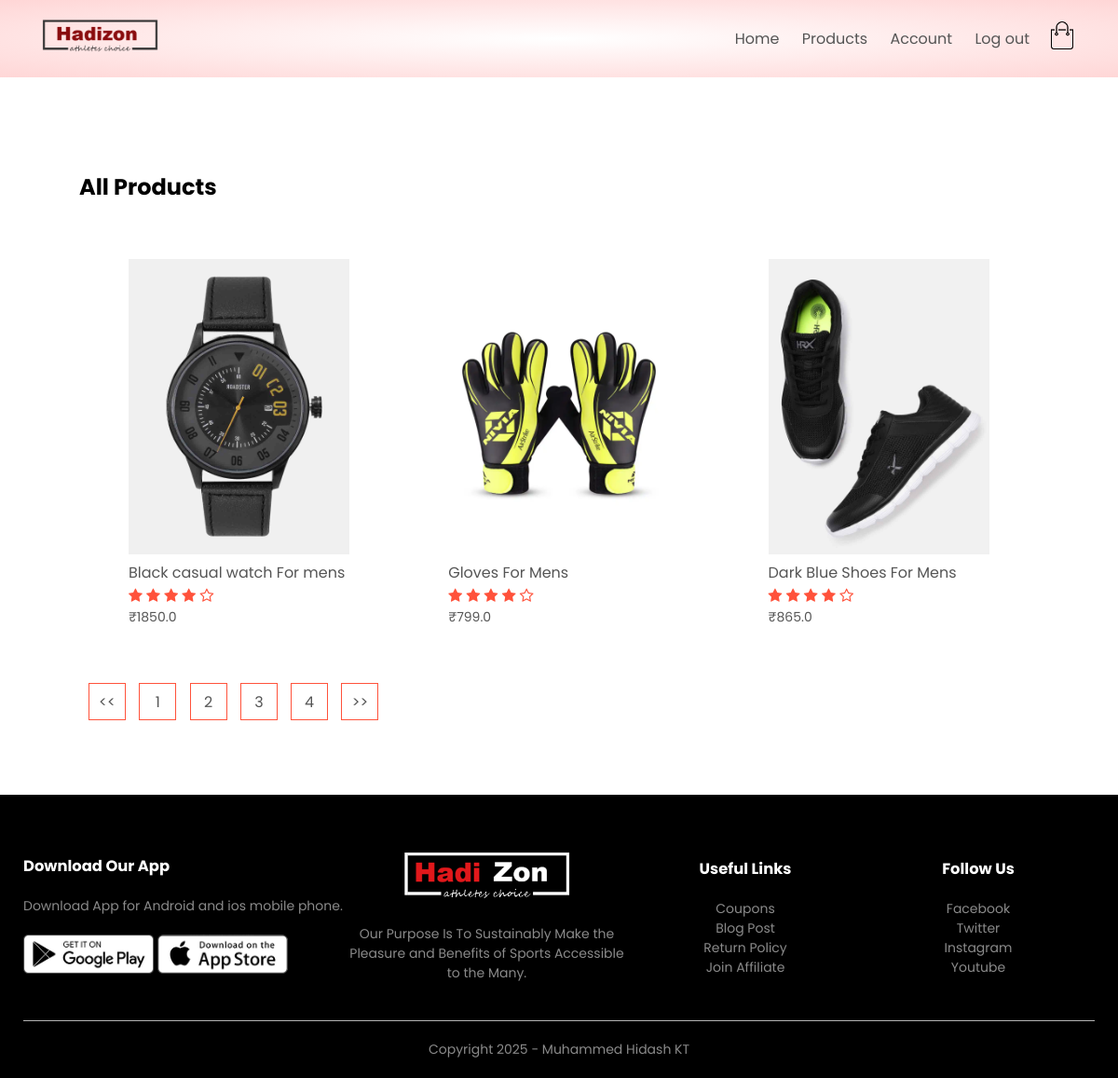
The app's page /product_list/?page=2 with its own data.
### products/models.py (models this page shows, shortened)
class product(models.Model):
    LIVE=1
    DELETE=0
    DELETE_CHOICES=((LIVE,'live'),(DELETE,'delete'))
    title=models.CharField(max_length=200)
    price=models.FloatField()
    description=models.TextField()
    image=models.ImageField(upload_to='media/')
    priority=models.IntegerField(default=0)
    delete_status=models.IntegerField(choices=DELETE_CHOICES,default=LIVE)
    created_at=models.DateTimeField(auto_now_add=True)
    updated_at=models.DateTimeField(auto_now=True)

### products/views.py (the view)
# urls.py: path('product_list/',views.list_product,name='list_product'),
def list_product(request):
    page=1
    if request.GET:
        page=request.GET.get('page',1)
    product_list=Product.objects.order_by('priority')
    paginator=Paginator(product_list,3)
    product_list=paginator.get_page(page)
    context={'products':product_list}
    return render(request,'products.html',context)

### products/templatetags/chunks.py (called while the page is built)
@register.filter(name='chunks')
def chunks(list_data, chunk_size):
    chunk=[]
    i=0
    for data in  list_data:
        chunk.append(data)
        i=i+1
        if i==chunk_size:
            yield chunk
            i=0
            chunk=[]
    yield chunk

### templates/products.html
{% extends 'blank_layout.html' %}
{% block content %}
    {% include "product_list.html" %}
{% endblock content %}

### templates/product_list.html
{% load static %}
{% load chunks %}
<div class="small-container">
        <div class="row row-2">
            <h2>All Products</h2>
        </div>
        {% for product_chunks in products|chunks:4 %}
        <div class="row">
            {% for product in product_chunks %}
            <div class="col-4">
                <a href="{% url 'product_details' product.id %}"><img src="{{ product.image.url }}"></a>
                <h4>{{ product.title }}</h4>
                <div class="rating">
                    <i class="fa fa-star"></i>
                    <i class="fa fa-star"></i>
                    <i class="fa fa-star"></i>
                    <i class="fa fa-star"></i>
                    <i class="fa fa-star-o"></i>
                </div>
                <p>₹{{ product.price }}</p>
            </div>
            {% endfor %}
        {% endfor %}
        </div>
        <div class="page-btn">
            {% if products.has_previous %}
            <a href="?page={{products.previous_page_number }}"><span><<</span></a>
            {% endif %}
            {% for i in products.paginator.page_range %}
            <a href="?page={{i}}"><span>{{i}}</span></a>
            {% endfor %}
            {% if products.has_next %}
            <a href="?page={{products.next_page_number }}"><span>>></span></a>
            {% endif %}
        </div>
    </div>

### static/css/style.css (style rules this page uses)
* { margin: 0; padding: 0; box-sizing: border-box; }
body { font-family: 'Poppins', sans-serif; }
a { text-decoration: none; color: #555; }
p { color: #555; }
.row { display: flex; align-items: center; flex-wrap: wrap; justify-content: space-around; }
.small-container { max-width: 1080px; margin: auto; padding-left: 25px; padding-right: 25px; }
.col-4 { flex-basis: 25%; padding: 10px; min-width: 200px; margin-bottom: 50px; transition: transform 0.5s; }
.col-4 img { width: 100%; }
h4 { color: #555; font-weight: normal; }
.col-4 p { font-size: 14px; }
.rating .fa { color: #ff523b; }
.row-2 { justify-content: space-between; margin: 100px auto 50px; }
.page-btn { margin: 0 auto 80px; }
.page-btn span { display: inline-block; border: 1px solid #ff523b; margin-left: 10px; width: 40px; height: 40px; text-align: center; line-height: 40px; cursor: pointer; }

### records on screen
product: image (picture), title "Black casual watch For mens", price "1850.0"
product: image (picture), title "Gloves For Mens", price "799.0"
product: image (picture), title "Dark Blue Shoes For Mens", price "865.0"

### other values on screen
{{ i }} "1" "2" "3" "4"
